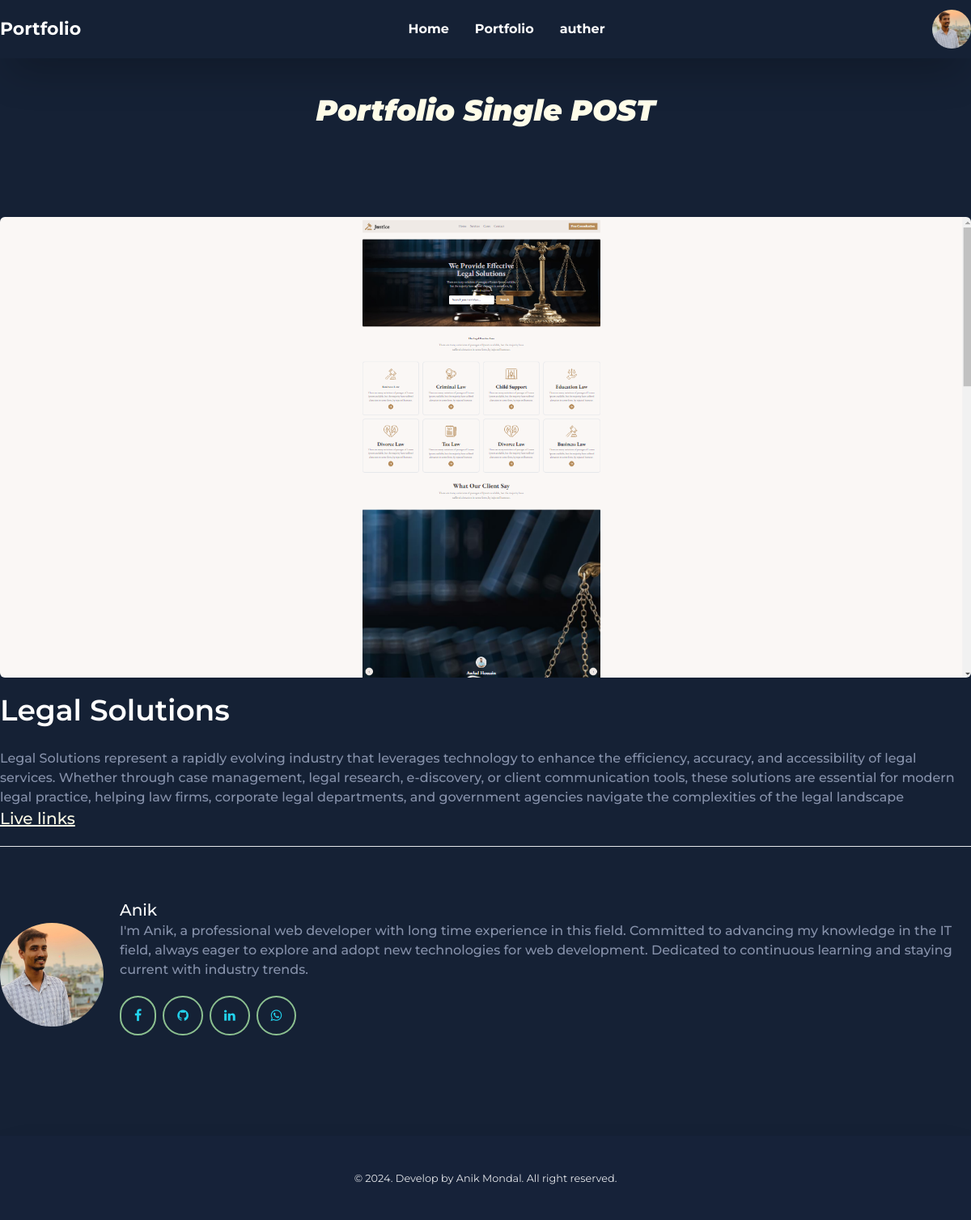
The page /dashboard/portfolios/single_portfolio.php?id=46 on the database its author committed.
### tables this page shows
CREATE TABLE `users` (
  `id` int NOT NULL,
  `name` varchar(200) NOT NULL,
  `image` varchar(200) NOT NULL DEFAULT 'default.webp',
  `email` varchar(200) NOT NULL,
  `password` varchar(200) NOT NULL,
  `status` varchar(200) NOT NULL DEFAULT 'deactive'
);

CREATE TABLE `portfolios` (
  `id` int NOT NULL,
  `title` varchar(200) NOT NULL,
  `subtitle` varchar(200) NOT NULL,
  `description` longtext NOT NULL,
  `live` varchar(1000) NOT NULL,
  `image` varchar(200) NOT NULL,
  `status` varchar(200) NOT NULL DEFAULT 'deactive'
);

### dashboard/portfolios/single_portfolio.php (the view, shortened to what this page needs)
<?php
include "../../config/database.php";
if (isset($_GET['id'])) {
    $id = $_GET['id'];
    $user_query = "SELECT * FROM users WHERE status='active'";
    $user_connect = mysqli_query($connect_db, $user_query);
    $user = mysqli_fetch_assoc($user_connect);
    $user_query = "SELECT * FROM users ";
    $user_connect = mysqli_query($connect_db, $user_query);
    $user = mysqli_fetch_assoc($user_connect);
    $port_query = "SELECT * FROM portfolios WHERE id='$id'";
    $portfolios = mysqli_query($connect_db, $port_query);
    $port = mysqli_fetch_assoc($portfolios);
    $link_query = "SELECT * FROM links";
    $link_connect = mysqli_query($connect_db, $link_query);
    $link = mysqli_fetch_assoc($link_connect);
}
?>
<!DOCTYPE html>
<html lang="en">
<head>
    <link rel="stylesheet" href="https://cdnjs.cloudflare.com/ajax/libs/font-awesome/4.7.0/css/font-awesome.css" />
    <link href="https://cdn.jsdelivr.net/npm/daisyui@4.12.10/dist/full.min.css" rel="stylesheet" type="text/css" />
    <script src="https://cdn.tailwindcss.com"></script>
    <link rel="stylesheet" href="../../styles/index.css">
    <link rel="stylesheet" href="https://cdn.jsdelivr.net/npm/swiper@11/swiper-bundle.min.css" />
</head>
<body>
    <header id="header" class="shadow-2xl transition-all duration-500 top-0 left-0 right-0 z-10">
        <nav class="">
            <div class="flex flex-wrap items-center justify-between py-3 mx-auto xl:max-w-[1280px] ">
                <a class="flex items-center space-x-3 rtl:space-x-reverse">
                    <span
                        class="self-center text-xl md:text-[22px] font-bold whitespace-nowrap text-[#FFFFFF]">Portfolio</span>
                </a>
                <div class="flex items-center md:order-2 space-x-3 md:space-x-0 rtl:space-x-reverse">
                    <button type="button"
                        class="flex text-sm rounded-full md:me-0 focus:ring-4 focus:ring-gray-300 dark:focus:ring-gray-600"
                        id="user-menu-button" aria-expanded="false" data-dropdown-toggle="user-dropdown"
                        data-dropdown-placement="bottom">
                        <img class="w-12 h-12 rounded-full object-cover" <img src="../../public/profile/<?= $user['image'] ?>" alt="user photo">
                    </button>
                </div>
                <div class="items-center justify-between hidden w-full md:flex md:w-auto md:order-1" id="navbar-user">
                    <ul
                        class="flex flex-col font-medium p-4 md:p-0 mt-4 border  rounded-lg  md:space-x-8 rtl:space-x-reverse md:flex-row md:mt-0 md:border-0 text-white">
                        <li>
                            <a href="../../index.php"
                                class="block py-2 px-3 text-white  rounded md:bg-transparent md:p-0 hover:text-[#8CC090] font-bold duration-500"
                                aria-current="page">Home</a>
                        </li>
                        <li>
                            <a href="#portfolio"
                                class="block py-2 px-3 text-white  rounded md:bg-transparent md:p-0 hover:text-[#8CC090] font-bold duration-500"
                                aria-current="page">Portfolio</a>
                        </li>
                        <li class="flex md:hidden lg:flex">
                            <a href="#auther"
                                class="block py-2 px-3 text-white  rounded md:bg-transparent md:p-0 hover:text-[#8CC090] font-bold duration-500"
                                aria-current="page">auther</a>
                        </li>
                    </ul>
                </div>
            </div>
        </nav>
    </header>
    <main>
        <section id="portfolio" class="xl:max-w-[1280px] mx-auto py-5 lg:py-10 px-4 md:px-8 lg:px-0">
            <h3 class="text-2xl lg:text-4xl font-semibold lg:font-black text-yellow-50 my-1 text-center md:mb-28"
                style="font-style: italic;">Portfolio Single POST</h3>
            <div class="card">
                <div class="w-full">
                    <img
                        class="object-cover rounded-md w-full" src="../../public/portfolio/<?= $port['image']; ?>"
                        alt="Shoes" />
                </div>
                <div class="my-5 space-y-7">
                    <h2 class="text-[#FFFFFF] text-4xl font-semibold"><?= $port['title'] ?></h2>
                    <p class="text-[#8792AB] font-medium"> <?= $port['description'] ?></p>
                    <a href="<?= $port['live'] ?>" class="text-yellow-50 pt-2 underline font-medium text-xl hover:underline hover:text-green-300">Live links</a>
                </div>
            </div>
            <hr class="text-white">
            <section id="auther" class="xl:max-w-[1280px] mx-auto py-5 lg:py-16 px-4 md:px-8 lg:px-0">
                <div class="flex items-center gap-5 text-white">
                    <div class="avatar">
                        <div class="w-32 rounded-full">
                            <img src="../../public/profile/<?= $user['image'] ?>" alt="">
                        </div>
                    </div>
                    <div class="">
                        <h2 class="text-xl font-medium"><?= $user['name']; ?></h2>
                        <p class="text-[#8792AB] font-medium">I'm Anik, a professional web developer with long time experience in this field​. Committed to advancing my knowledge in the IT field, always eager to explore and adopt new technologies for web development. Dedicated to continuous learning and staying current with industry trends.
                        </p>
                        <div class="my-5 flex flex-row gap-2">
                            <a href="<?= $link['facebook'] ?>" target="_blank">
                                <button type="button"
                                    class="text-cyan-400 border-2 border-[#8CC090] hover:border-red-500 hover:text-white rounded-full px-4 py-[10px] text-center duration-500">
                                    <i class="fa fa-facebook text-base"></i>
                                </button>
                            </a>
                            <a href="<?= $link['github'] ?>" target="_blank">
                                <button type="button"
                                    class="text-cyan-400 border-2 border-[#8CC090] hover:border-red-500 hover:text-white rounded-full px-4 py-[10px] text-center duration-500">
                                    <i class="fa fa-github text-base"></i>
                                </button>
                            </a>
                            <a href="<?= $link['linkedin'] ?>" target="_blank">
                                <button type="button"
                                    class="text-cyan-400 border-2 border-[#8CC090] hover:border-red-500 hover:text-white rounded-full px-4 py-[10px] text-center duration-500">
                                    <i class="fa fa-linkedin text-base"></i>
                                </button>
                            </a>
                            <a href="<?= $link['whatsapp'] ?>" target="_blank">
                                <button type="button"
                                    class="text-cyan-400 border-2 border-[#8CC090] hover:border-red-500 hover:text-white rounded-full px-4 py-[10px] text-center duration-500">
                                    <i class="fa fa-whatsapp text-base"></i>
                                </button>
                            </a>
                        </div>
                    </div>
                </div>
            </section>
    </main>
    <footer class="footer-center bg-[#162239] text-gray-200 p-10 shadow-2xl">
        <p><small>© <span id="year"></span>. Develop by Anik Mondal. All right reserved.</small></p>
    </footer>
</body>
</html>

### styles/index.css (style rules this page uses)
body { font-family: "Montserrat", sans-serif; background: #152135; }

### rows shown on the page
users: image (picture), name "Anik"
portfolios: image (picture), title "Legal Solutions", description "Legal Solutions represent a rapidly evolving industry that leverages technology to enhance the efficiency, accuracy, and accessibility of legal services. Whether through case management, legal research, e-discovery, or client communication tools, these solutions are essential for modern legal practice, helping law firms, corporate legal departments, and government agencies navigate the complexities of the legal landscape"
